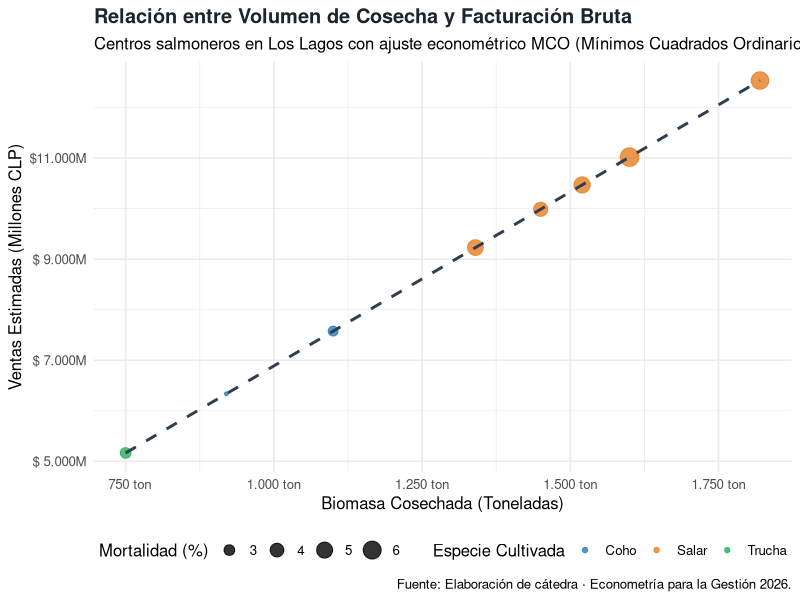
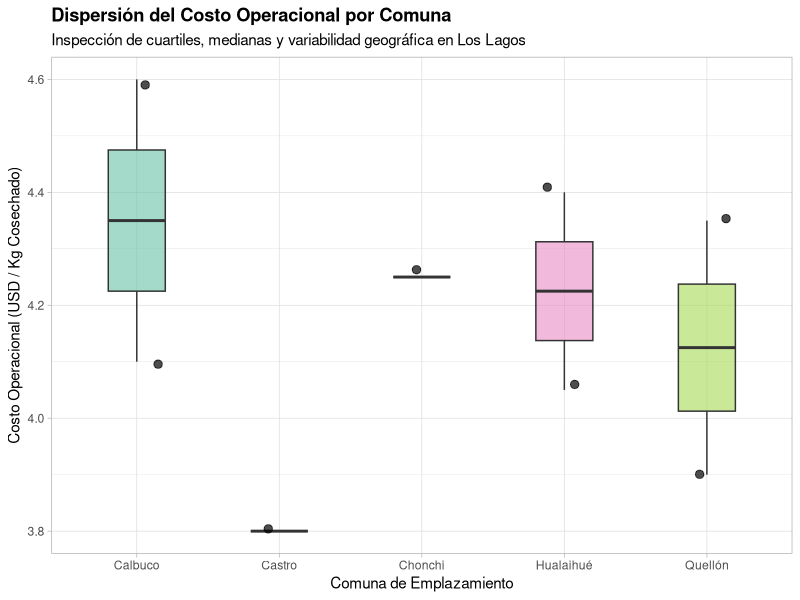

Write R code to recreate these figures, in order.
## ---- chunk 1
knitr::opts_chunk$set(
  echo = TRUE,
  warning = FALSE,
  message = FALSE,
  fig.align = "center"
)
library(ggplot2)
library(dplyr)
## ---- chunk 2
# Asignación de variables económicas y productivas
precio_salmon_usd <- 7.25      # Precio FOB por kilo (USD)
costo_planta_usd  <- 4.80      # Costo operativo por kilo procesado (USD)
toneladas_cosecha <- 1200      # Volumen cosechado en Seno de Reloncaví

# Margen unitario
margen_unitario <- precio_salmon_usd - costo_planta_usd
margen_unitario

# Margen operativo total en dólares
margen_total <- margen_unitario * (toneladas_cosecha * 1000)
margen_total

## ---- chunk 3
empresa <- "AquaChile"          # Character
tipo_cambio <- 945.50           # Numeric
jaulas_activas <- 18L           # Integer (la L fuerza formato entero)
certificacion_bap <- TRUE       # Logical (Best Aquaculture Practices)

# Verificamos la clase del objeto
class(empresa)
class(tipo_cambio)
class(certificacion_bap)
## ---- chunk 4
# Producción mensual lechera en Osorno (en miles de litros)
produccion_leche <- c(320, 345, 310, 290, 410, 430)

# Centros de cultivo en Los Lagos
centros <- c("Calbuco", "Quellón", "Hornopirén", "Chonchi")

# Operaciones vectorizadas automáticas (¡sin necesidad de arrastrar fórmulas!)
# Si el precio por litro pagado al productor aumenta un 5% por bonificación de grasa:
precio_base <- c(380, 385, 375, 390, 400, 410) # CLP por litro
precio_con_bono <- precio_base * 1.05
precio_con_bono
## ---- chunk 5
# Estadísticas descriptivas de la producción lechera
media_prod <- mean(produccion_leche)
desv_prod  <- sd(produccion_leche)
coef_var   <- (desv_prod / media_prod) * 100 # Coeficiente de variación (%)

cat("Media de producción:", media_prod, "mil litros\n")
cat("Desviación estándar:", round(desv_prod, 2), "mil litros\n")
cat("Coeficiente de Variación:", round(coef_var, 2), "%\n")
## ---- chunk 6
# Creación manual de un data.frame representativo regional
datos_salmon <- data.frame(
  id_centro     = 101:108,
  comuna        = c("Calbuco", "Quellón", "Castro", "Calbuco", "Hualaihué", "Quellón", "Chonchi", "Hualaihué"),
  especie       = c("Salar", "Salar", "Coho", "Salar", "Trucha", "Coho", "Salar", "Salar"),
  biomasa_ton   = c(1450, 1820, 920, 1600, 750, 1100, 1340, 1520),
  mortalidad_pct= c(4.2, 5.8, 2.1, 6.4, 3.0, 2.8, 4.9, 5.1),
  costo_usd_kg  = c(4.10, 4.35, 3.80, 4.60, 4.05, 3.90, 4.25, 4.40),
  stringsAsFactors = FALSE
)

# Inspección de estructura
datos_salmon
## ---- chunk 7
# Seleccionar los primeros 3 centros con su comuna y costo
datos_salmon[1:3, c("comuna", "costo_usd_kg")]

# Filtrar filas condicionalmente: Centros de Calbuco
datos_salmon[datos_salmon$comuna == "Calbuco", ]

# Centros con mortalidad superior al 4.5%
datos_salmon[datos_salmon$mortalidad_pct > 4.5, c("id_centro", "especie", "mortalidad_pct")]
## ---- chunk 8
# 1. Crear una copia de respaldo para no modificar el original
df_temp <- datos_salmon

# 2. Agregar una nueva columna: Costo Total Estimado (USD)
df_temp$costo_total_usd <- df_temp$biomasa_ton * 1000 * df_temp$costo_usd_kg

# 3. Eliminar una columna asignándole NULL (equivalente a 'Eliminar Columna' en Excel)
df_temp$costo_total_usd <- NULL

# 4. Eliminar una fila específica por su índice (ej. eliminar la fila 4 con el signo negativo)
df_sin_fila4 <- df_temp[-4, ]
nrow(df_sin_fila4) # Teníamos 8, ahora quedan 7
## ---- chunk 9
# Instalación del ecosistema completo (solo una vez en la consola)
# install.packages("tidyverse")

# Carga de la librería para la sesión de trabajo
library(tidyverse)
## ---- chunk 10
# 1. Filtro con condición múltiple simultánea (Y lógico):
# Centros en Calbuco con mortalidad estrictamente superior al 4.0%
centros_calbuco_criticos <- filter(datos_salmon, comuna == "Calbuco" & mortalidad_pct > 4.0)
centros_calbuco_criticos

# 2. Filtro por conjunto de pertenencia (%in%):
# Centros sembrados con especies 'Coho' o 'Trucha'
especies_secundarias <- filter(datos_salmon, especie %in% c("Coho", "Trucha"))
especies_secundarias
## ---- chunk 11
# 1. Seleccionar variables específicas y renombrar una de ellas en el trayecto
reporte_costos <- select(datos_salmon, id_centro, ubicacion = comuna, costo_usd_kg)
head(reporte_costos, 3)

# 2. Descartar columnas técnicas que no se utilizarán en el informe
vista_simplificada <- select(datos_salmon, -mortalidad_pct, -costo_usd_kg)
head(vista_simplificada, 3)
## ---- chunk 12
# Creación de variables productivas y económicas en un único llamado
datos_calculados <- mutate(
  datos_salmon,
  mortalidad_ton = biomasa_ton * (mortalidad_pct / 100), # Cálculo 1: Toneladas de biomasa perdidas por mortalidad
  biomasa_neta_ton = biomasa_ton - mortalidad_ton, # Cálculo 2: Biomasa neta cosechable (utiliza la variable calculada arriba)
  costo_operativo_total = biomasa_ton * 1000 * costo_usd_kg   # Cálculo 3: Valoración del costo operativo total invertido (USD)
)

# Mostramos solo las variables de interés recién calculadas
head(select(datos_calculados, id_centro, mortalidad_ton, biomasa_neta_ton, costo_operativo_total), 4)
## ---- chunk 13
# 1. Ordenar de forma descendente por costo de producción por kilo
ranking_costos <- arrange(datos_salmon, desc(costo_usd_kg))
ranking_costos

# 2. Ordenar alfabéticamente por especie y, ante empates, de mayor a menor biomasa
orden_compuesto <- arrange(datos_salmon, especie, desc(biomasa_ton))
head(orden_compuesto, 5)
## ---- chunk 14
# Resumen estadístico integral de toda la biomasa bajo análisis
kpi_sectoriales <- summarise(
  datos_salmon,
  centros_totales   = n(),
  biomasa_acumulada = sum(biomasa_ton),
  mortalidad_media  = round(mean(mortalidad_pct), 2),
  desv_mortalidad   = round(sd(mortalidad_pct), 2),
  costo_maximo_usd  = max(costo_usd_kg)
)

kpi_sectoriales
## ---- chunk 15
# Paso 1: Agrupar internamente el data.frame por comuna
grupos_comuna <- group_by(datos_salmon, comuna)

# Paso 2: Aplicar la síntesis estadística por cada grupo
resumen_comunal <- summarise(
  grupos_comuna,
  cantidad_centros = n(),
  biomasa_total    = sum(biomasa_ton),
  mortalidad_prom  = round(mean(mortalidad_pct), 2),
  costo_ponderado  = round(weighted.mean(costo_usd_kg, biomasa_ton), 2)
)

resumen_comunal
## ---- chunk 16
# Agrupamos por dos niveles: comuna y especie
resumen_agrupado <- datos_salmon %>%
  group_by(comuna, especie) %>%
  summarise(
    biomasa_subtotal = sum(biomasa_ton)
    # Por defecto, dplyr conserva la agrupación por 'comuna'
  ) %>%
  # Intentamos calcular la participación sobre el TOTAL REGIONAL:
  mutate(
    pct_sobre_total = (biomasa_subtotal / sum(biomasa_subtotal)) * 100
  )

resumen_agrupado
## ---- chunk 17
resumen_correcto <- datos_salmon %>%
  group_by(comuna, especie) %>%
  summarise(
    biomasa_subtotal = sum(biomasa_ton),
    .groups = "drop" # Elimina toda agrupación inmediatamente
  ) %>%
  mutate(
    # Ahora sum(biomasa_subtotal) suma las 10.400 toneladas totales de la tabla
    participacion_regional_pct = round((biomasa_subtotal / sum(biomasa_subtotal)) * 100, 2)
  ) %>%
  arrange(desc(participacion_regional_pct))

resumen_correcto
## ---- chunk 18
resumen_ungroup <- datos_salmon %>%
  group_by(comuna, especie) %>%
  summarise(biomasa_subtotal = sum(biomasa_ton)) %>%
  ungroup() %>% # Rompe la estructura de grupos antes de mutar
  mutate(
    participacion_regional_pct = round((biomasa_subtotal / sum(biomasa_subtotal)) * 100, 2)
  )

resumen_ungroup
## ---- chunk 19
# Aseguramos variables económicas sobre el dataset ya conocido
datos_grafico <- datos_salmon %>%
  mutate(
    # Ingreso total estimado en millones de CLP (suponiendo USD = $950 CLP y precio FOB $7.25 USD/kg)
    ventas_millones_clp = round((biomasa_ton * 1000 * 7.25 * 950) / 1e6, 1),
    # Costo total operacional en millones de CLP
    costo_total_millones = round((biomasa_ton * 1000 * costo_usd_kg * 950) / 1e6, 1)
  )
## ---- chunk 20
ggplot(datos_grafico, aes(x = biomasa_ton, y = ventas_millones_clp)) +
  geom_point(aes(color = especie, size = mortalidad_pct), alpha = 0.8) +
  geom_smooth(method = "lm", se = TRUE, color = "#2c3e50", linetype = "dashed") +
  scale_color_manual(values = c("Salar" = "#e67e22", "Coho" = "#2980b9", "Trucha" = "#27ae60")) +
  scale_y_continuous(labels = function(x) paste0("$", format(x, big.mark = "."), "M")) +
  scale_x_continuous(labels = function(x) paste0(format(x, big.mark = "."), " ton")) +
  labs(
    title = "Relación entre Volumen de Cosecha y Facturación Bruta",
    subtitle = "Centros salmoneros en Los Lagos con ajuste econométrico MCO (Mínimos Cuadrados Ordinarios)",
    x = "Biomasa Cosechada (Toneladas)",
    y = "Ventas Estimadas (Millones CLP)",
    color = "Especie Cultivada",
    size = "Mortalidad (%)",
    caption = "Fuente: Elaboración de cátedra · Econometría para la Gestión 2026."
  ) +
  theme_minimal(base_size = 12) +
  theme(
    plot.title = element_text(face = "bold", color = "#1a252f"),
    legend.position = "bottom"
  )
## ---- chunk 21
ggplot(datos_grafico, aes(x = comuna, y = costo_usd_kg, fill = comuna)) +
  geom_boxplot(alpha = 0.6, outlier.colour = "red", width = 0.4) +
  geom_jitter(width = 0.15, alpha = 0.7, size = 2.5) +
  scale_fill_brewer(palette = "Set2") +
  labs(
    title = "Dispersión del Costo Operacional por Comuna",
    subtitle = "Inspección de cuartiles, medianas y variabilidad geográfica en Los Lagos",
    x = "Comuna de Emplazamiento",
    y = "Costo Operacional (USD / Kg Cosechado)"
  ) +
  theme_light() +
  theme(
    legend.position = "none",
    plot.title = element_text(face = "bold")
  )
